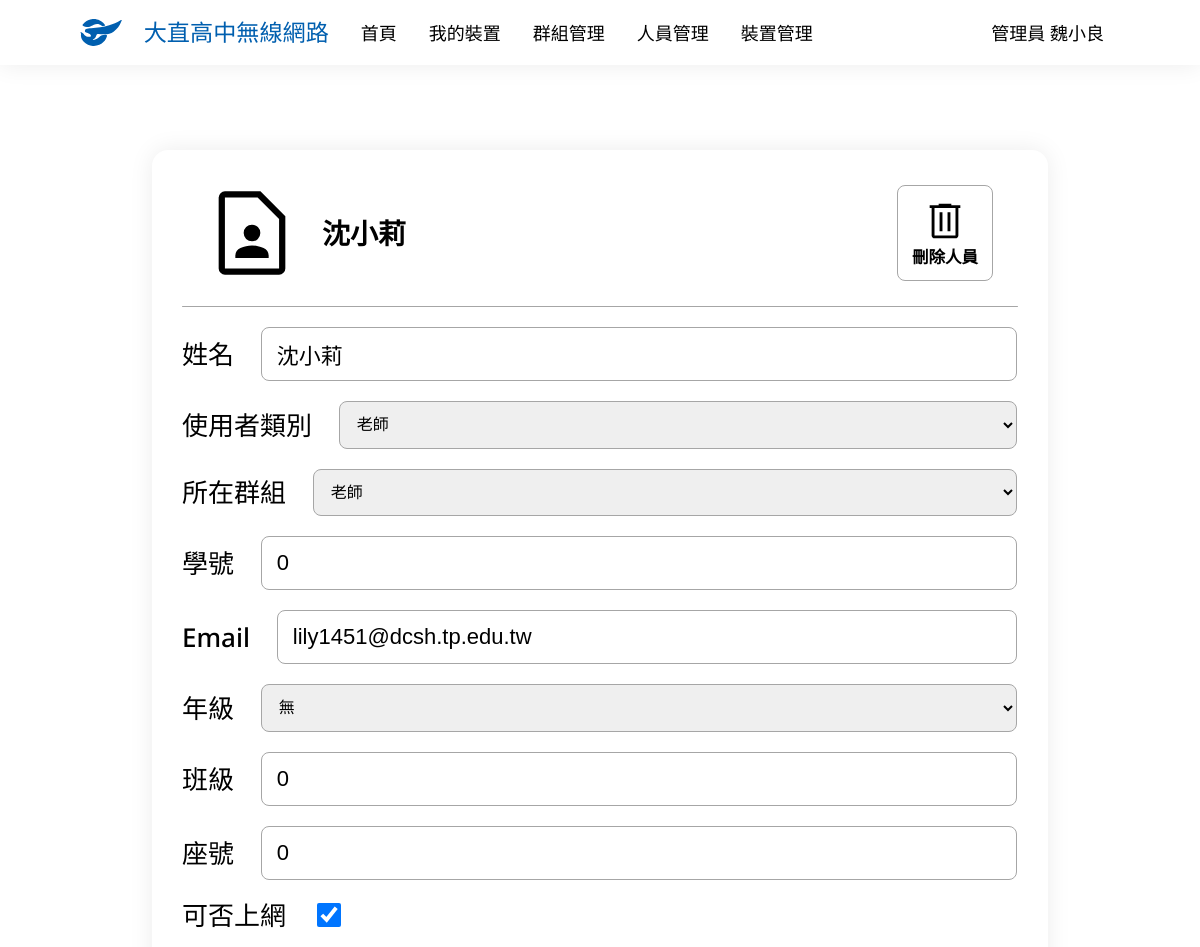
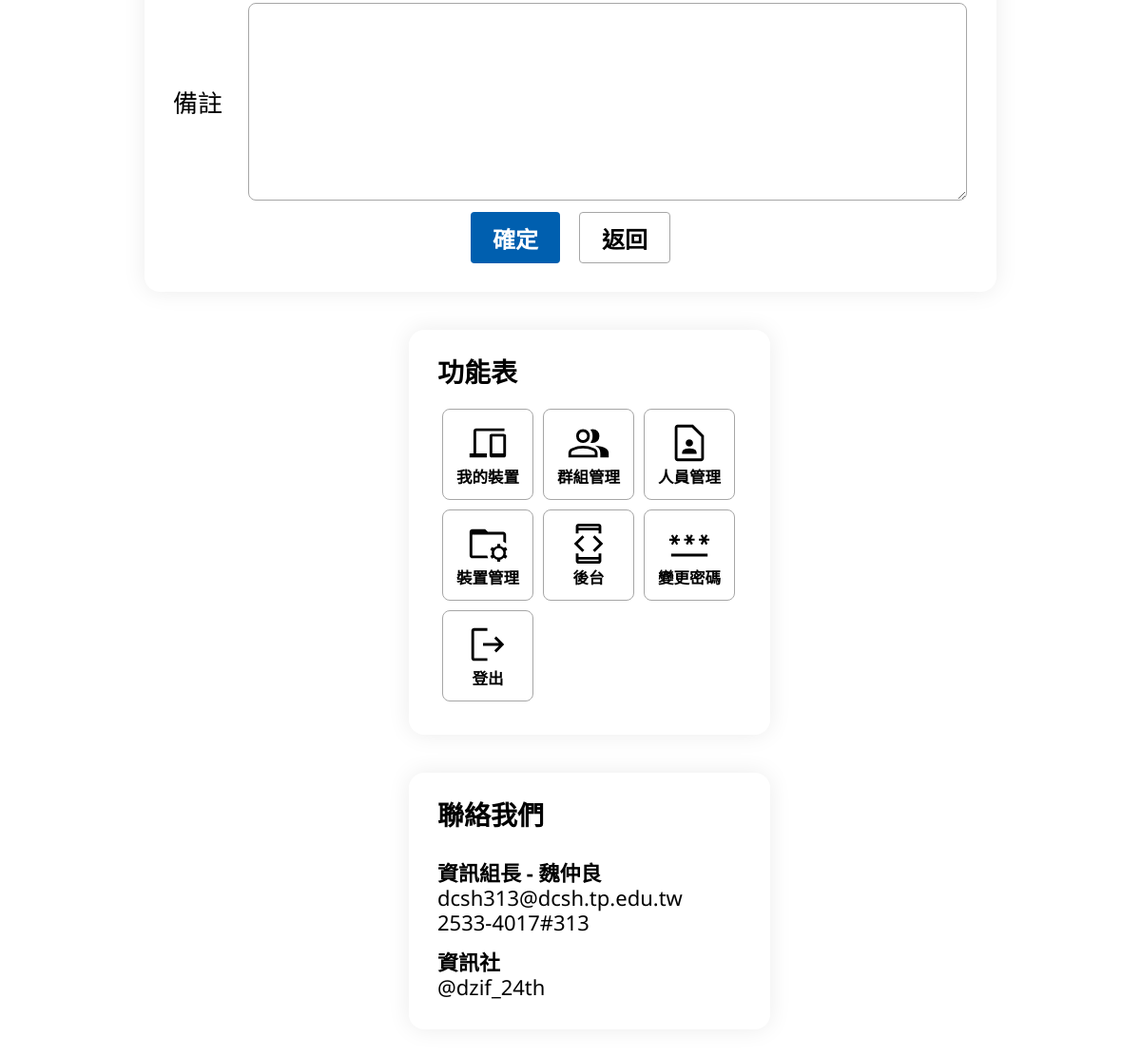
The page /user/edit/5/ (signed in) on the database its author committed (2 pictures, top to bottom).
### main/models.py (models this page shows)
class UserInfo(models.Model):
    UserData = models.OneToOneField(User, verbose_name='身分', on_delete=models.CASCADE)
    USERTYPES = [
        (0, '管理員'),
        (1, '老師'),
        (2, '學生')
    ]
    UserType = models.IntegerField('使用者類別', choices=USERTYPES)
    Name = models.CharField('姓名', max_length=75)
    StuId = models.IntegerField('學號', default=0)
    Email = models.EmailField('Email', blank=True, null=True)
    GRADES = [
        (0, '無'),
        (7, '七年級'),
        (8, '八年級'),
        (9, '九年級'),
        (1, '高一'),
        (2, '高二'),
        (3, '高三')
    ]
    Grade = models.IntegerField('年級', choices=GRADES, default=0)
    Class = models.IntegerField('班級', default=0)
    SeatNumber = models.IntegerField('座號', default=0)
    Internet = models.BooleanField('可否上網', default=True)
    Note = models.TextField('備註', blank=True, null=True)
    def __str__(self):
        if self.UserType == 0:
            return f'管理員 {self.Name}'
        elif self.UserType == 1:
            return f'教師 {self.Name}'
        else:
            return f'{self.Grade}{self.Class:02d}{self.SeatNumber:02d} {self.Name}'

### main/views.py (the view, shortened to what this page needs)
# urls.py: path('user/edit/<int:userid>/', UserEdit.as_view(), name='user_edit'),
class UserEdit(PermissionRequiredMixin, LoginRequiredMixin, UpdateView):
    model = UserInfo
    form_class = UserInfoForm
    permission_required = ['main.can_assess', 'main.admin']
    def get_context_data(self, **kwargs):
        context = super().get_context_data(**kwargs)
        if self.request.user.is_authenticated:
            context['now_user'] = UserInfo.objects.get(UserData=self.request.user)
            context['now_edit_user'] = self.get_object().UserData
        else:
            context['now_user'] = ''
            context['now_edit_user'] = ''
        return context
    def get_initial(self):
        initial = super().get_initial()
        initial['user_group'] = Group.objects.get(UserData=self.get_object()).id
        return initial
    pk_url_kwarg = 'userid'
    context_object_name = 'now_edit_member'
    template_name = 'user_edit.html'

### main/form.py
class UserInfoForm(forms.ModelForm):
    def get_choices():
        choices=[]
        for i in Group.objects.all():
            choices.append((i.id, i.Name))
        return choices
    user_group = forms.ChoiceField(widget=forms.Select, choices=get_choices(), label='所在群組')
    class Meta:
        model = UserInfo
        fields = ['Name', 'UserType', 'user_group', 'StuId', 'Email', 'Grade', 'Class', 'SeatNumber', 'Internet', 'Note']

### templates/user_edit.html (shortened to what this page needs)
{% extends 'base.html' %}
{% block body %}
<div class="container">
    <div class="title">
        <div class="icon icon-contact_page"></div>
        <p>{{ now_edit_member.Name }}</p>
        <a href="{% url 'user_delete' now_edit_user.id %}">
            <button class="sqr-button button-ani r20px">
                <div class="icon icon-delete"></div>
                <p>刪除人員</p>
            </button>
        </a>
    </div>
    <div class="hr"></div>
    <form action="" method="post" class="form">
        {% for field in form %}
            <div class="field">
                <p>{{ field.label }}</p>
                <div>
                    {{ field }}
                </div>
            </div>
        {% endfor %}
        <div class="function">
            <input class="primary-button large-button button-ani" type="submit" value="確定">
            <input class="primary-button large-button white-button button-ani" type="button" value="返回" onclick="javascript:window.history.back();">
        </div>
    </form>
</div>
{% endblock body %}

### templates/base.html (shortened to what this page needs)
{% load static %}
<!DOCTYPE html>
<html lang="zh-Hant-TW">
<head>
    <link rel="stylesheet" href="{% static 'css/style.css' %}">
</head>
<body>
    <nav>
        <ul class="navbar">
            <a href="{% url 'homepage' %}">
                <li>
                    <div class="logo">
                        <div></div>
                        <p>大直高中無線網路</p>
                    </div>
                </li>
            </a>
            <a href="{% url 'homepage' %}" class="nav-ani">
                <li>
                    <p id="homepage-button">首頁</p>
                </li>
            </a>
            {% if user.is_authenticated %}
                <a href="{% url 'device_managing' %}" class="nav-ani">
                    <li>
                        <p>我的裝置</p>
                    </li>
                </a>
                {% if perms.main.admin %}
                    <a href="{% url 'group_managing' %}" class="nav-ani">
                        <li>
                            <p>群組管理</p>
                        </li>
                    </a>
                    <a href="{% url 'user_managing' %}" class="nav-ani">
                        <li>
                            <p>人員管理</p>
                        </li>
                    </a>
                    <a href="{% url 'manage' %}" class="nav-ani">
                        <li>
                            <p>裝置管理</p>
                        </li>
                    </a>
                {% endif %}
                <li class="dropdown">
                    <a class="nav-ani">{{ now_user }}</a>
                </li>
            {% endif %}
        </ul>
    </nav>
    <div class="content">
        <div class="main">
            {% block body %}{% endblock body %}
        </div>
        <div class="side">
            <div class="container">
                <p class="title">功能表</p>
                <div class="function">
                    {% if user.is_authenticated %}
                        <a href="{% url 'device_managing' %}">
                            <button class="sqr-button button-ani">
                                <div class="icon icon-devices"></div>
                                <p>我的裝置</p>
                            </button>
                        </a>
                        {% if perms.main.admin %}
                            <a href="{% url 'group_managing' %}">
                                <button class="sqr-button button-ani">
                                    <div class="icon icon-group"></div>
                                    <p>群組管理</p>
                                </button>
                            </a>
                            <a href="{% url 'user_managing' %}">
                                <button class="sqr-button button-ani">
                                    <div class="icon icon-contact_page"></div>
                                    <p>人員管理</p>
                                </button>
                            </a>
                            <a href="{% url 'manage' %}">
                                <button class="sqr-button button-ani">
                                    <div class="icon icon-folder_managed"></div>
                                    <p>裝置管理</p>
                                </button>
                            </a>
                            <a href="{% url 'admin:index' %}">
                                <button class="sqr-button button-ani">
                                    <div class="icon icon-developer_mode"></div>
                                    <p>後台</p>
                                </button>
                            </a>
                        {% endif %}
                        <a href="{% url 'password' %}">
                            <button class="sqr-button button-ani">
                                <div class="icon icon-password"></div>
                                <p>變更密碼</p>
                            </button>
                        </a>
                        <a href="{% url 'logout' %}">
                            <button class="sqr-button button-ani">
                                <div class="icon icon-logout"></div>
                                <p>登出</p>
                            </button>
                        </a>
                    {% endif %}
                </div>
            </div>
            <div class="container">
                <p class="title">聯絡我們</p>
                <p class="inline-title">資訊組長 - 魏仲良</p>
                <p class="inline">dcsh313@dcsh.tp.edu.tw</p>
                <p class="inline">2533-4017#313</p>
                <p class="inline-title">資訊社</p>
                <p class="inline">@dzif_24th</p>
            </div>
        </div>
    </div>
</body>
</html>

### rows shown on the page
UserInfo: UserType+Name "管理員 魏小良"
UserInfo: Name "沈小莉", form "沈小莉" "老師" "0" "lily1451@dcsh.tp.edu.tw" "無" "0" "0" "☑"

### other values the page prints
{{ field.label }} "姓名" "使用者類別" "所在群組" "學號" "Email" "年級" "班級" "座號" "可否上網" "備註"
